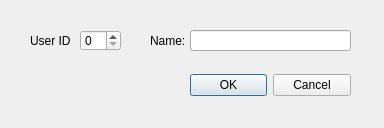
<?xml version="1.0" encoding="UTF-8"?>
<ui version="4.0">
 <class>names</class>
 <widget class="QDialog" name="names">
  <property name="geometry">
   <rect>
    <x>0</x>
    <y>0</y>
    <width>384</width>
    <height>128</height>
   </rect>
  </property>
  <property name="windowTitle">
   <string>Names</string>
  </property>
  <widget class="QSpinBox" name="userId1">
   <property name="geometry">
    <rect>
     <x>80</x>
     <y>30</y>
     <width>41</width>
     <height>21</height>
    </rect>
   </property>
  </widget>
  <widget class="QLineEdit" name="name1">
   <property name="geometry">
    <rect>
     <x>190</x>
     <y>30</y>
     <width>161</width>
     <height>21</height>
    </rect>
   </property>
  </widget>
  <widget class="QLabel" name="userIdLabel1">
   <property name="geometry">
    <rect>
     <x>30</x>
     <y>30</y>
     <width>41</width>
     <height>21</height>
    </rect>
   </property>
   <property name="text">
    <string>User ID:</string>
   </property>
  </widget>
  <widget class="QLabel" name="nameLabel1">
   <property name="geometry">
    <rect>
     <x>150</x>
     <y>30</y>
     <width>41</width>
     <height>21</height>
    </rect>
   </property>
   <property name="text">
    <string>Name:</string>
   </property>
  </widget>
  <widget class="QDialogButtonBox" name="buttonBox">
   <property name="geometry">
    <rect>
     <x>190</x>
     <y>70</y>
     <width>161</width>
     <height>31</height>
    </rect>
   </property>
   <property name="orientation">
    <enum>Qt::Horizontal</enum>
   </property>
   <property name="standardButtons">
    <set>QDialogButtonBox::Cancel|QDialogButtonBox::Ok</set>
   </property>
  </widget>
 </widget>
 <resources/>
 <connections>
  <connection>
   <sender>buttonBox</sender>
   <signal>accepted()</signal>
   <receiver>names</receiver>
   <slot>accept()</slot>
   <hints>
    <hint type="sourcelabel">
     <x>240</x>
     <y>85</y>
    </hint>
    <hint type="destinationlabel">
     <x>188</x>
     <y>68</y>
    </hint>
   </hints>
  </connection>
  <connection>
   <sender>buttonBox</sender>
   <signal>rejected()</signal>
   <receiver>names</receiver>
   <slot>reject()</slot>
   <hints>
    <hint type="sourcelabel">
     <x>240</x>
     <y>85</y>
    </hint>
    <hint type="destinationlabel">
     <x>188</x>
     <y>68</y>
    </hint>
   </hints>
  </connection>
 </connections>
</ui>
